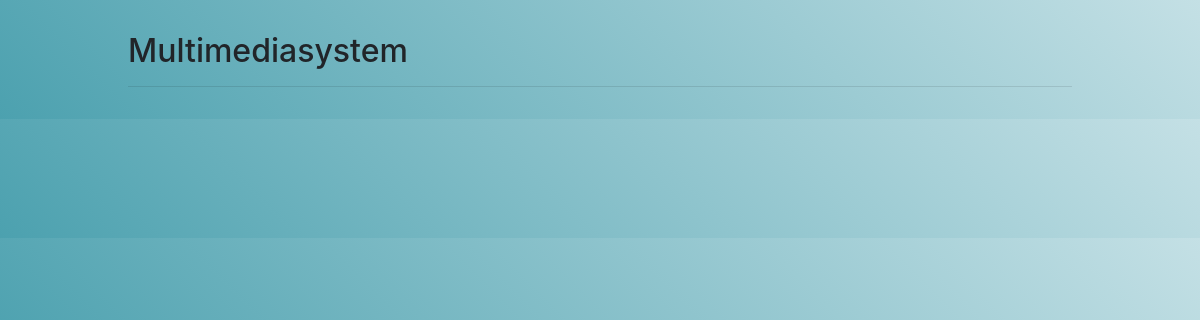
The app's page /assignment/subject/multimediasystem/ (signed in), older data.
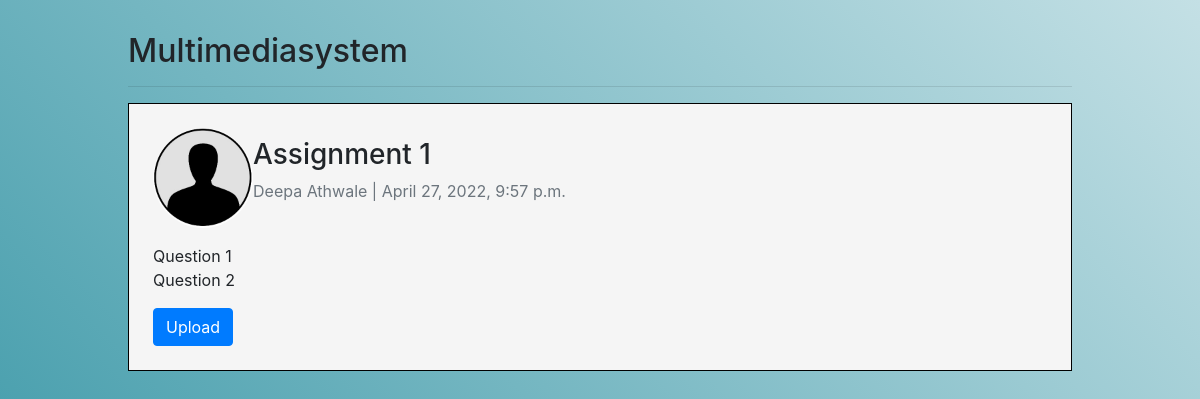
The same page, newer data.
### assignment/models.py (models this page shows, shortened)
class Assignment(models.Model):
    subject = models.ForeignKey(Subject, on_delete=models.CASCADE)
    title = models.CharField(max_length=200)
    content = models.TextField()
    teacher = models.ForeignKey(Teacher, on_delete=models.CASCADE)
    date = models.DateTimeField(default=datetime.now)

### users/models.py (models this page shows, shortened)
class Teacher(models.Model):
    user = models.OneToOneField(User, on_delete=models.CASCADE)
    subject = models.OneToOneField(Subject, on_delete=models.CASCADE)

class Profile(models.Model):
    user = models.OneToOneField(User, on_delete=models.CASCADE)
    image = models.ImageField(default='default.jpg', upload_to='profile_pics')

### assignment/views.py (the view)
# urls.py: path('', views.index, name='announcement-index'),
@login_required
def index(request, subject):
    user = request.user
    sub = Subject.objects.get(name = subject)
    submission = Submission.objects.filter(user=user).values_list('assignment_id', flat=True)
    new_assignment = Assignment.objects.filter(subject=sub).exclude(id__in=submission)
    assignment_qs = Assignment.objects.filter(subject = sub).order_by('-id')
    context = {
        'subject':sub,
        'assignment_qs': assignment_qs,
        'new_assignment':new_assignment
    }
    return render(request, 'assignment/index.html', context)

### classroom/models.py (called while the page is built)
    def __str__(self):
        return self.name

### assignment/templates/assignment/index.html (shortened to what this page needs)
{% load static %}
<!DOCTYPE html>
<html lang="en">
<head>
    <link rel="stylesheet" href="https://stackpath.bootstrapcdn.com/bootstrap/4.3.1/css/bootstrap.min.css">
    <link rel="stylesheet" href="{% static 'assignment/index.css' %}">
</head>
<body>
    <h2>{{subject | title}}</h2>
    <hr>
    {% for assignment in new_assignment%}
    <div class="announcement">
        <div class="header">
          <div class="profile-pic">
            <img src="{{assignment.teacher.user.profile.image.url}}" alt="Image not found">
          </div>
          <div class="title">
            <h3>{{assignment.title}}</h3>
            <div class="inner-title">
              <p class="text-muted">{{assignment.teacher.user.get_full_name}} | {{assignment.date}}</p>
            </div>
          </div>
        </div>
        <div class="content">
          <p>{{assignment.content | linebreaks}}</p>
          <a class="btn btn-primary" href="{% url 'assignment-upload' assignment.pk %}">Upload</a>
        </div>
    </div>
    {% endfor %}
</body>
</html>

Row changes from the older to the newer data that the page shows:
added Assignment: teacher.user.profile.image (placeholder picture), title "Assignment 1", teacher.user.get_full_name "Deepa Athwale", date "April 27, 2022, 9:57 p.m.", content "Question 1 Question 2"
